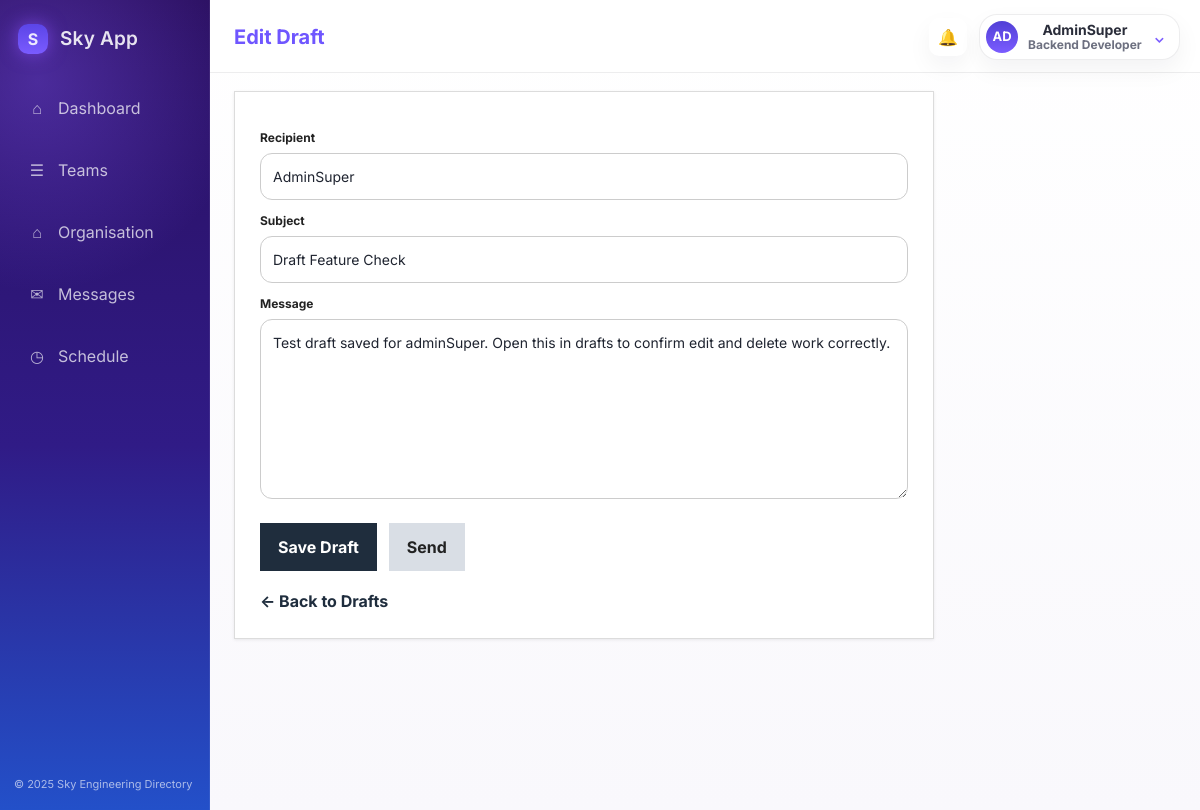
/messaging/draft/3/edit/ (signed in), run on the app's committed database.
### accounts/models.py (models this page shows)
class User(AbstractUser):
    def __str__(self) -> str:
        return self.username

### messaging/models.py (models this page shows, shortened)
class Message(models.Model):
    conversation = models.ForeignKey(
        Conversation,
        on_delete=models.CASCADE,
        related_name="messages",
        null=True,
        blank=True,
    )
    sender = models.ForeignKey(
        settings.AUTH_USER_MODEL,
        on_delete=models.CASCADE,
        related_name="sent_messages",
        null=True,
        blank=True,
    )
    recipient = models.ForeignKey(
        settings.AUTH_USER_MODEL,
        on_delete=models.CASCADE,
        related_name="received_messages",
        null=True,
        blank=True,
    )
    subject = models.CharField(max_length=255, blank=True, default="")
    body = models.TextField(blank=True, default="")
    is_draft = models.BooleanField(default=False)
    is_read = models.BooleanField(default=False)
    created_at = models.DateTimeField(auto_now_add=True, null=True)
    sent_at = models.DateTimeField(null=True, blank=True)

### messaging/views.py (the view, shortened to what this page needs)
# urls.py: path("draft/<int:message_id>/edit/", views.edit_draft, name="edit_draft"),
@login_required
def edit_draft(request, message_id):
    message = get_object_or_404(
        Message,
        id=message_id,
        sender=request.user,
        is_draft=True
    )
    return render(request, "messaging/edit_draft.html", {
        "message": message
    })

### messaging/templates/messaging/edit_draft.html (shortened to what this page needs)
{% extends "home/base.html" %}
{% load static %}
{% block page_title %}Edit Draft{% endblock %}
{% block profile_role %}Backend Developer{% endblock %}
{% block extra_scripts %}
<link rel="stylesheet" type="text/css" href="{% static 'global.css' %}">
{% endblock %}
{% block content %}
<div class="form-card">
    <form method="POST">
        <label>Recipient</label>
        <input type="text" name="recipient" value="{{ message.recipient }}">
        <label>Subject</label>
        <input type="text" name="subject" value="{{ message.subject }}">
        <label>Message</label>
        <textarea name="body">{{ message.body }}</textarea>
        <div class="buttons">
            <button class="save" type="submit" name="save">Save Draft</button>
            <button class="send" type="submit" name="send" value="true">Send</button>
        </div>
    </form>
    <a class="back" href="{% url 'messaging:drafts' %}">← Back to Drafts</a>
</div>
{% endblock %}

### accounts/templates/home/base.html (shortened to what this page needs)
{% load static %}
<!DOCTYPE html>
<html lang="en">
<head>
  <link rel="stylesheet" type="text/css" href="{% static 'global.css' %}">
</head>
<body>
  {% block body %}
  <div class="app-shell">
    <aside class="sidebar">
      <div class="brand-wrap">
        <div class="brand-mark">S</div>
        <div class="brand-name">Sky App</div>
      </div>
      <nav class="side-nav" aria-label="Primary">
        <a class="nav-item {% if active_nav == 'dashboard' %}active{% endif %}" href="{% url 'dashboard' %}"><span class="nav-icon">⌂</span><span>Dashboard</span></a>
        <a class="nav-item {% if active_nav == 'teams' %}active{% endif %}" href="{% url 'teams:teams_page' %}"><span class="nav-icon">☰</span><span>Teams</span></a>
        <a class="nav-item {% if active_nav == 'organisation' %}active{% endif %}" href="{% url 'org:organisation_page' %}"><span class="nav-icon">⌂</span><span>Organisation</span></a>
        <a class="nav-item {% if active_nav == 'messages' %}active{% endif %}" href="{% url 'messaging:inbox' %}"><span class="nav-icon">✉</span><span>Messages</span></a>
        <a class="nav-item {% if active_nav == 'schedule' %}active{% endif %}" href="{% url 'meetings:meeting_list' %}"><span class="nav-icon">◷</span><span>Schedule</span></a>
      </nav>
      <div class="sidebar-footer">© 2025 Sky Engineering Directory</div>
    </aside>
    <div class="main-shell">
      <header class="topbar">
        <div class="page-title">{% block page_title %}Welcome{% endblock %}</div>
        <div class="topbar-actions">
          <button class="icon-button" type="button" aria-label="Notifications">🔔</button>
          <div class="profile-menu-wrapper" data-profile-menu-wrapper>
            <button
              class="profile-menu-trigger"
              type="button"
              aria-label="Open profile menu"
              aria-expanded="false"
              aria-controls="profile-menu-panel"
              data-profile-menu-button
            >
              <div class="profile-pill">
                <div class="profile-avatar">{{ request.user.username|default:"SJ"|slice:":2"|upper }}</div>
                <div class="profile-meta">
                  <strong>{{ request.user.get_full_name|default:request.user.username|default:"Sarah Johnson" }}</strong>
                  <span>{% block profile_role %}Backend Developer{% endblock %}</span>
                </div>
                <span class="profile-caret">⌄</span>
              </div>
            </button>
          </div>
        </div>
      </header>
      <main class="content-area">
        {% block content %}{% endblock %}
      </main>
    </div>
  </div>
  {% endblock %}
  {% block extra_scripts %}{% endblock %}
</body>
</html>

### static/Css/base/base.css (style rules this page uses)
* { box-sizing: border-box; }
:root { --sidebar-start: #2a0f5f; --sidebar-mid: #301b86; --sidebar-end: #2350c9; --sidebar-glow: rgba(141, 83, 255, 0.65); --surface: #ffffff; --surface-soft: #f6f4fb; --text: #1f2430; --muted: #6d7080; --border: rgba(31, 36, 48, 0.08); --accent: #6f56ff; }
html, body { min-height: 100%; }
body { margin: 0; font-family: "Segoe UI", Tahoma, sans-serif; color: var(--text); background: #f4f4f8; }
a { color: inherit; text-decoration: none; }
button, input, textarea, select { font: inherit; }
.app-shell { display: grid; grid-template-columns: 210px minmax(0, 1fr); min-height: 100vh; }
.sidebar { position: relative; display: flex; flex-direction: column; padding: 18px 14px; color: rgba(255, 255, 255, 0.88); background: radial-gradient(circle at 18% 10%, rgba(135, 92, 255, 0.35), transparent 28%), linear-gradient(180deg, var(--sidebar-start) 0%, var(--sidebar-mid) 55%, var(--sidebar-end) 100%); box-shadow: inset -1px 0 0 rgba(255, 255, 255, 0.07); }
.brand-wrap { display: flex; align-items: center; gap: 12px; padding: 6px 4px 18px; }
.brand-mark { width: 30px; height: 30px; display: grid; place-items: center; border-radius: 10px; background: linear-gradient(180deg, #5b45e7, #7a5bff); box-shadow: 0 0 18px var(--sidebar-glow); font-weight: 700; }
.brand-name { font-size: 19px; font-weight: 600; letter-spacing: 0.01em; }
.side-nav { display: grid; gap: 10px; margin-top: 10px; }
.nav-item { display: flex; align-items: center; gap: 12px; padding: 14px 14px; border-radius: 10px; color: rgba(255, 255, 255, 0.72); transition: background-color 140ms ease, color 140ms ease, box-shadow 140ms ease, transform 140ms ease; }
.nav-icon { width: 18px; text-align: center; opacity: 0.92; }
.sidebar-footer { margin-top: auto; padding-top: 18px; font-size: 11px; opacity: 0.7; }
.main-shell { min-width: 0; background: linear-gradient(180deg, #ffffff 0%, #f9f8fc 100%); }
.topbar { display: flex; justify-content: space-between; align-items: center; gap: 16px; padding: 14px 20px 12px 24px; border-bottom: 1px solid var(--border); background: rgba(255, 255, 255, 0.86); backdrop-filter: blur(10px); }
.page-title { font-size: 20px; font-weight: 700; color: var(--accent); }
.topbar-actions { display: flex; align-items: center; gap: 12px; }
.icon-button { width: 34px; height: 34px; display: grid; place-items: center; border: 1px solid var(--border); border-radius: 50%; background: var(--surface); box-shadow: 0 10px 24px rgba(19, 24, 43, 0.05); cursor: pointer; }
.profile-pill { display: flex; align-items: center; gap: 10px; padding: 6px 14px 6px 6px; border: 1px solid var(--border); border-radius: 18px; background: var(--surface); box-shadow: 0 10px 24px rgba(19, 24, 43, 0.05); }
.profile-avatar { width: 32px; height: 32px; display: grid; place-items: center; border-radius: 50%; background: linear-gradient(180deg, #5140d6, #7b5cff); color: #fff; font-size: 13px; font-weight: 700; }
.profile-meta { display: grid; line-height: 1.15; }
.profile-meta strong { font-size: 14px; color: #2a2d3a; }
.profile-meta span { font-size: 12px; color: var(--muted); }
.content-area { min-height: calc(100vh - 63px); padding: 18px 24px 28px; }
label { display: block; margin-bottom: 6px; font-size: 12px; font-weight: 600; }
input, textarea, select { width: 100%; padding: 11px 12px; border: 1px solid #d9dbea; border-radius: 12px; background: #fff; color: var(--text); transition: border-color 140ms ease, box-shadow 140ms ease; }

### static/Css/pages/messaging/messaging.css (style rules this page uses)
.back { display: inline-block; margin-top: 20px; color: #1f2d3d; text-decoration: none; font-weight: bold; }
.form-card { background: white; padding: 25px; max-width: 700px; border: 1px solid #dcdcdc; box-shadow: 0 1px 3px rgba(0,0,0,0.08); }
label { font-weight: bold; display: block; margin-top: 12px; margin-bottom: 6px; color: #222; }
input, textarea { width: 100%; padding: 12px; border: 1px solid #ccc; font-size: 14px; box-sizing: border-box; }
textarea { min-height: 180px; resize: vertical; }
.buttons { display: flex; gap: 12px; margin-top: 18px; }
button { padding: 12px 18px; border: none; cursor: pointer; font-weight: bold; }
.save { background: #1f2d3d; color: white; }
.send { background: #d9dee5; color: #222; }
.back { display: inline-block; margin-top: 18px; color: #1f2d3d; text-decoration: none; font-weight: bold; }

### static/Css/layout/layout.css (style rules this page uses)
body { font-family: 'Inter', -apple-system, BlinkMacSystemFont, 'Segoe UI', 'Roboto', sans-serif; background-color: #fafafa; color: var(--color-text-ink); line-height: 1.5; overflow-x: hidden; }

### data on the page
User: user.username "AD", user.get_full_name "AdminSuper"
Message: recipient "AdminSuper", subject "Draft Feature Check", body "Test draft saved for adminSuper. Open this in drafts to confirm edit and delete work correctly."
